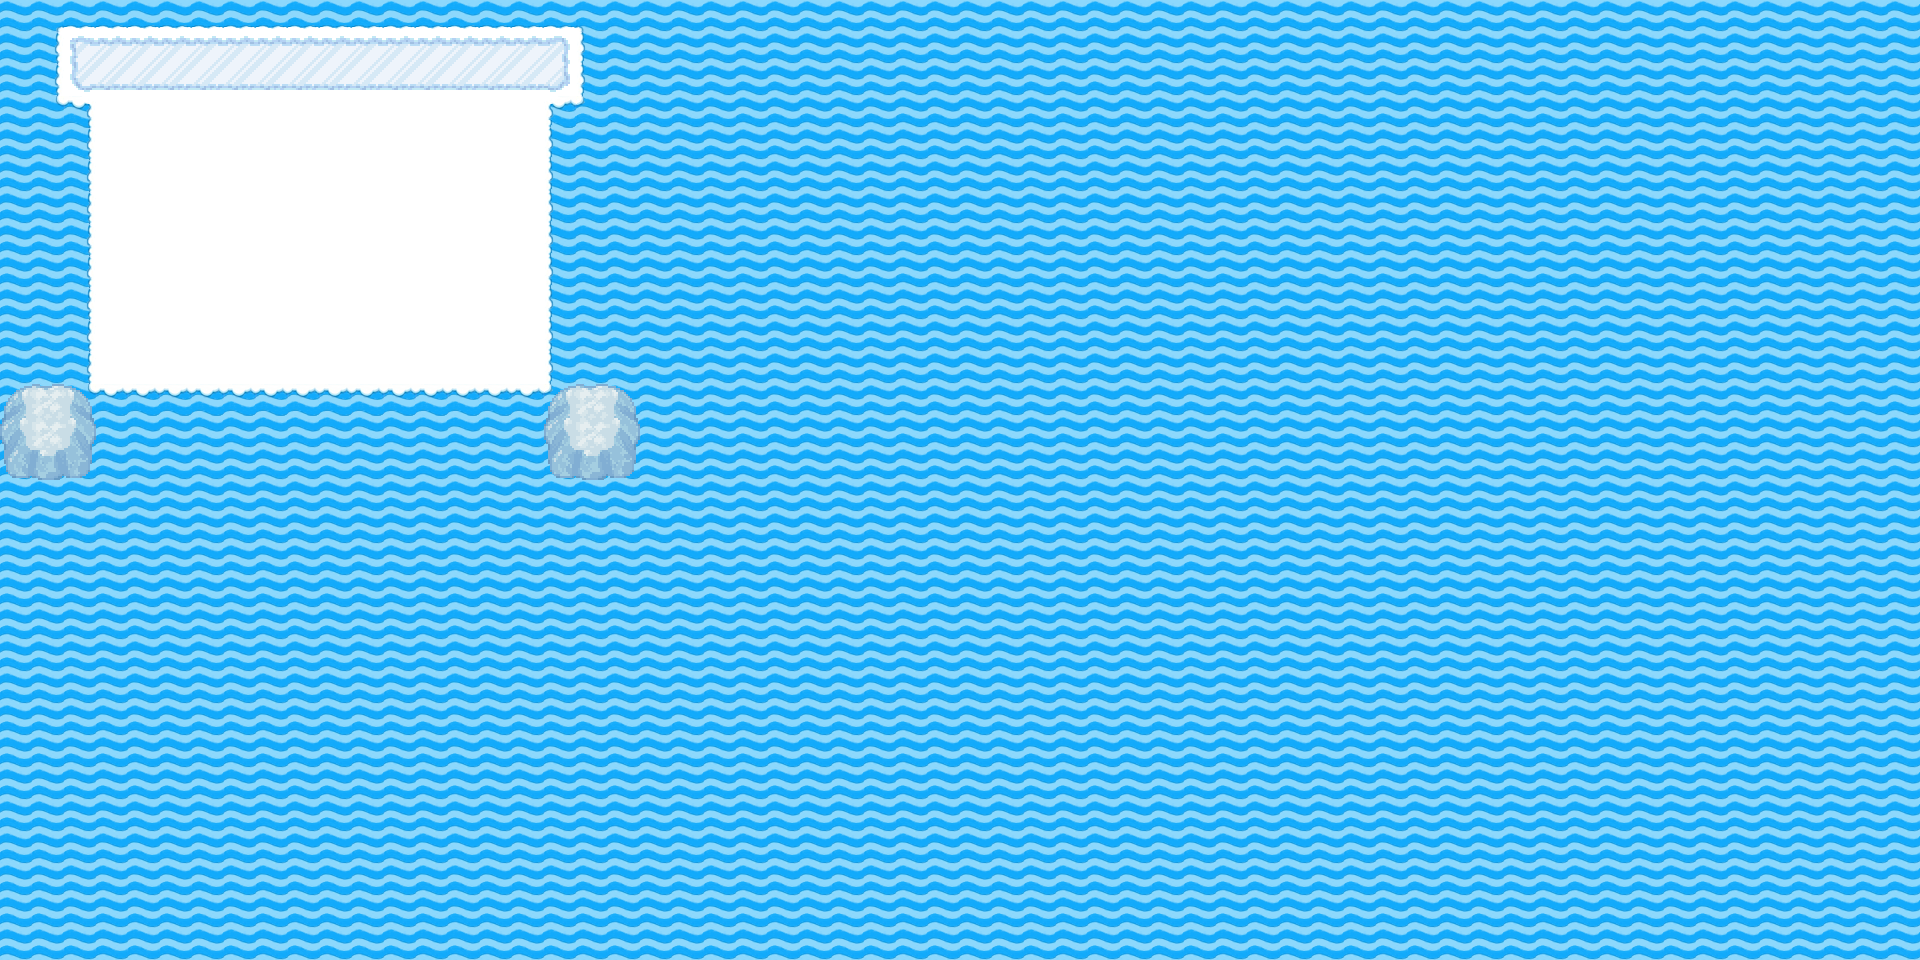

A level layout from a 2D game, rendered from its tile map. Below: a short description, then the map file with tile-grid data replaced by summaries:
An orthogonal 60x30 tile map with 32x32 px tiles, 6 tile layers (Water_Blocks, Ground, Snow_Surface, Ice_Surface, ...).

<map version="1.0" orientation="orthogonal" renderorder="left-up" width="60" height="30" tilewidth="32" tileheight="32">
 <tileset firstgid="1" name="Ice_tiles" tilewidth="32" tileheight="32">
  <image source="../../Images/Tiles/Ice_tiles.png" width="320" height="416" />
 </tileset>
 <layer name="Water_Blocks" width="60" height="30">
  <data>[1800 cells, 1800 non-empty, 12 distinct tile ids]</data>
 </layer>
 <layer name="Ground" width="60" height="30">
  <data>[1800 cells, 32 non-empty, 1 distinct tile ids]</data>
 </layer>
 <layer name="Snow_Surface" width="60" height="30">
  <data>[1800 cells, 126 non-empty, 1 distinct tile ids]</data>
 </layer>
 <layer name="Ice_Surface" width="60" height="30">
  <data>[1800 cells, 32 non-empty, 6 distinct tile ids]</data>
 </layer>
 <layer name="Walls_Blocks" width="60" height="30">
  <data>[1800 cells, 18 non-empty, 9 distinct tile ids]</data>
 </layer>
 <layer name="Enemies" width="60" height="30">
  <data>[1800 cells, 0 non-empty, 0 distinct tile ids]</data>
 </layer>
</map>
